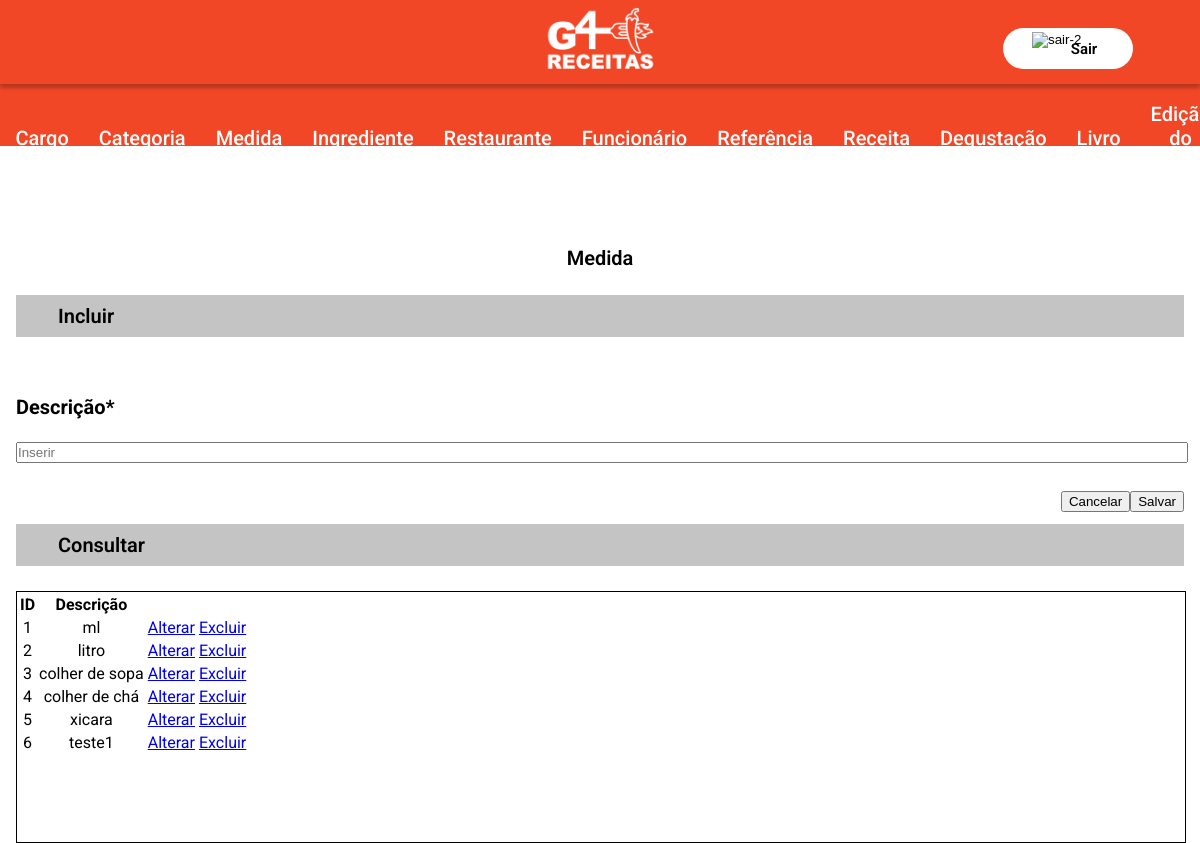
Page /medida/index.php on the committed database.
### tables this page shows
CREATE TABLE `g4_medida` (
  `id_Medida` int(11) NOT NULL,
  `descricao` varchar(45) NOT NULL
);

### medida/index.php (the view, shortened to what this page needs)
<!DOCTYPE html>
<html lang="pt-br">
<head>
    <link rel="stylesheet" href="style.css">
</head>
<?php
include('../model/conexao.php');
include ('../includes/header.php');
?>
<body>
    <div class="box-p">
        <div class="box-f1">
            <div class="box-f2">
                <h1>Medida</h1>
                <h2 class="title-01">Incluir</h2>
                <form action="?act=save" method="POST" name="form" class="" >
                    <label for="descricao">Descrição*</label>
                    <input required type="text" name="descricao"  placeholder="Inserir" value="<?php
                    echo (isset($descricao) && ($descricao != null || $descricao != "")) ? $descricao : '';?>">
                    <div class="box-btn">
                        <button type="reset">Cancelar</button>
                        <button type="submit">Salvar</button>
                    </div>
                </form>
            </div>
            <div class="box-f3">
                <h2 class="title-02">Consultar</h2>
                <div class="box-f4">
                    <div class="scroll">
                        <table>
                            <thead>
                                <tr>
                                    <th>ID</th>
                                    <th>Descrição</th>
                                </tr>
                            </thead>
                            <tbody>
                                <?php
                                    try {
                                        $stmt = $conexao->prepare("SELECT * FROM g4_medida");
                                        if ($stmt->execute()) {
                                            while ($rs = $stmt->fetch(PDO::FETCH_OBJ)) {
                                                echo "<tr>";
                                                echo "<td>$rs->id_Medida</td>";
                                                echo "<td>$rs->descricao</td>";
                                                echo '<td><a href="./alterar.php?id='.$rs->id_Medida.'">Alterar</a></td>';
                                                echo '<td><a href="./excluir.php?id=' .$rs->id_Medida. '">Excluir</a></td>';
                                                echo "</tr>";
                                            }
                                        } else {
                                    echo "Erro: Não foi possível recuperar os dados do banco de dados";
                                        }
                                    } catch (PDOException $erro) {
                                        echo "Erro: " . $erro->getMessage();
                                    }
                                ?>
                            </tbody>
                        </table>
                    </div>
                </div>
            </div>
        </div>
    </div>
</body>
</html>

### medida/style.css (style rules this page uses)
body { margin: 0px; font-family: "Roboto"; }
h1, h2 { margin: 0px; }
h1 { text-align: center; font-size: 20px; font-weight: 600; }
.title-01, .title-02 { background: #c4c4c4; font-size: 20px; font-weight: 600; padding: 9px 0px 9px 42px; }
.title-01 { margin-top: 25px; }
label { display: block; margin-top: 35px; font-family: Roboto; font-style: normal; font-weight: bold; font-size: 20px; line-height: 70px; color: #000000; }
input { width: 100%; padding: 1px 0px; }
.box-p { display: grid; grid-template-columns: 1fr; justify-items: center; margin-top: 100px; }
.box-f1 { width: 1168px; }
.box-btn { display: flex; justify-content: end; margin-top: 28px; }
.box-f3 { margin-top: 12px; }
.title-02 { margin-top: 12px; }
.box-f4 { width: 100%; margin-top: 25px; border: 1px solid #000; }
table tbody tr td { margin: 0px; text-align: center; }
.scroll { width: 1168px; height: 250px; background: rgb(255, 255, 255); overflow: scroll; }

### includes/style.css (style rules this page uses)
body { width: auto; margin: 0; }

### rows in the picture
g4_medida: id_Medida "1", descricao "ml"
g4_medida: id_Medida "2", descricao "litro"
g4_medida: id_Medida "3", descricao "colher de sopa"
g4_medida: id_Medida "4", descricao "colher de chá"
g4_medida: id_Medida "5", descricao "xicara"
g4_medida: id_Medida "6", descricao "teste1"
